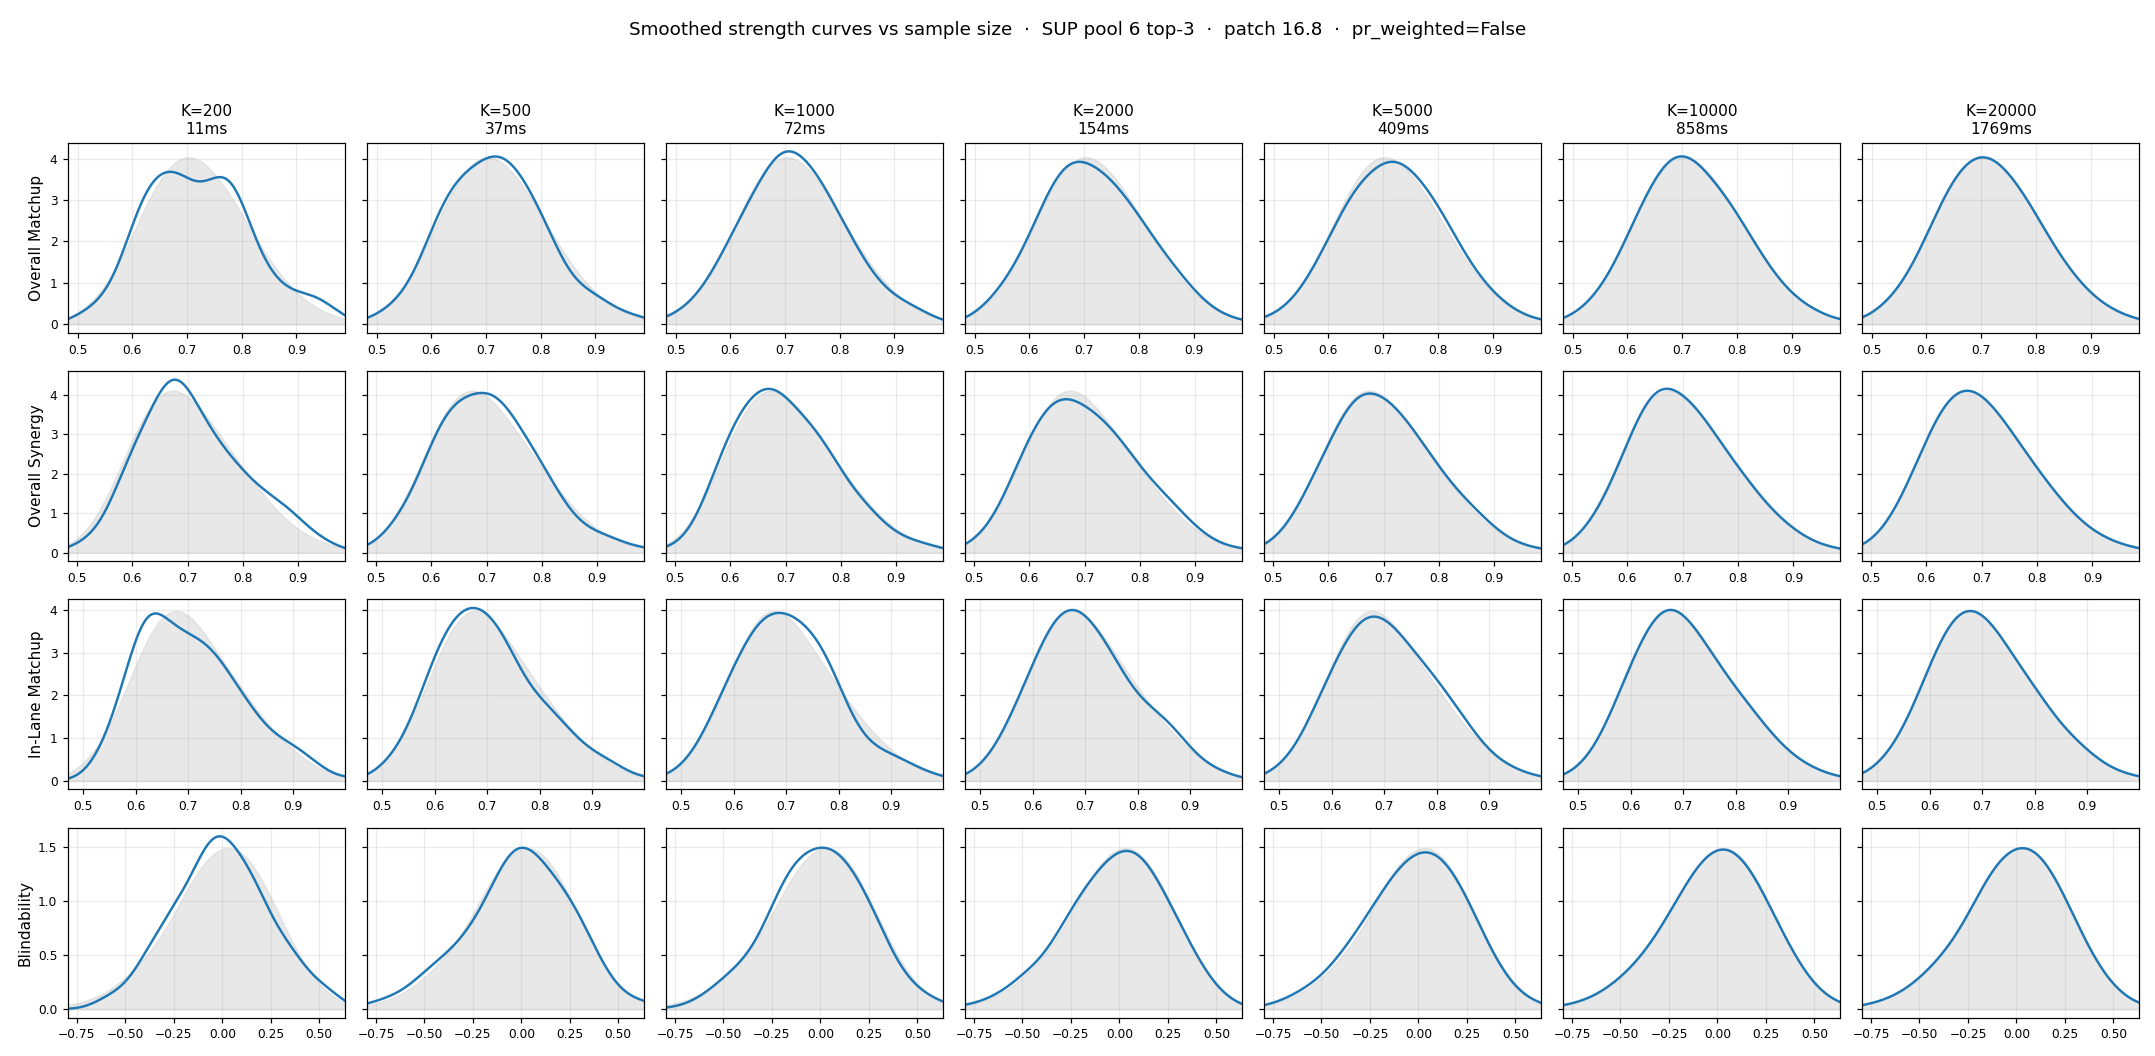

Source code (Python):
"""Compare pool-strength curve quality at decreasing sample counts.

Picks one scenario (SUP, patch 16.8, pr_weighted=False, pool_size=6, top_x=3)
and recomputes the 4 strength curves at K ∈ {200, 500, 1k, 2k, 5k, 10k, 20k}.
Plots all curves overlaid per metric so you can eyeball when the noise floor
becomes acceptable.

Output: ./sweep_sample_size.png (4-panel figure)
"""
from __future__ import annotations

import time
from pathlib import Path

import matplotlib
matplotlib.use("Agg")
import matplotlib.pyplot as plt
import numpy as np

from data import get_data_dir_from_env, load_all
from precompute_pool_distributions import (
    _build_blind_z_array,
    _build_z_subset,
    _sample_pool_indices,
    _score_pools,
    _score_pools_blind,
    LANE_MATCH_OPPONENTS,
    PR_FLOOR,
)

ROLE = "SUP"
PATCH = "16.8"
PR_WEIGHTED = False
POOL_SIZE = 6
TOP_X = 3
SAMPLE_SIZES = [200, 500, 1000, 2000, 5000, 10000, 20000]
SEED = 42

OUT_PATH = Path(__file__).parent / "sweep_sample_size.png"


def aggregate_per_metric(z_subs, blind_z, pool_idxs, lane_opps, pr_weighted):
    """Return dict: metric → 1-D array of per-pool scores."""
    matchup_per_role: list[np.ndarray] = []
    synergy_per_role: list[np.ndarray] = []
    lane_per_role: list[np.ndarray] = []

    for (mode, opp_role), (z_sub, col_pr, mirror_col_for_row) in z_subs.items():
        scored = _score_pools(
            z_sub, col_pr, pool_idxs, POOL_SIZE, pr_weighted,
            mirror_col_for_row=mirror_col_for_row,
        )
        sc = scored[TOP_X]
        if mode == "matchup":
            matchup_per_role.append(sc)
            if opp_role in lane_opps:
                lane_per_role.append(sc)
        else:
            synergy_per_role.append(sc)

    def mean_or_nan(arrs):
        if not arrs:
            return None
        stk = np.vstack(arrs)
        return np.nanmean(stk, axis=0)

    blind_scored = _score_pools_blind(blind_z, pool_idxs, POOL_SIZE)[TOP_X]

    return {
        "Overall Matchup":  mean_or_nan(matchup_per_role),
        "Overall Synergy":  mean_or_nan(synergy_per_role),
        "In-Lane Matchup":  mean_or_nan(lane_per_role),
        "Blindability":     blind_scored,
    }


def main():
    print("Loading data store...")
    store = load_all(get_data_dir_from_env())
    pr_table = store.pr_by_patch[PATCH] if PATCH in store.pr_by_patch else store.pr_by_role

    eligible = sorted(ch for ch, pr in pr_table.get(ROLE, {}).items() if pr >= PR_FLOOR)
    print(f"Eligible at {ROLE} (PR >= {PR_FLOOR*100:.1f}% on patch {PATCH}): {len(eligible)} champs")

    # Build z subsets once (independent of K)
    print("Building z subsets...")
    z_subs = {}
    for mode in ("matchup", "synergy"):
        for opp_role in ["TOP", "JUNGLE", "MID", "ADC", "SUP"]:
            if mode == "synergy" and opp_role == ROLE:
                continue
            res = _build_z_subset(store, mode, ROLE, opp_role, eligible, pr_table)
            if res is not None:
                z_subs[(mode, opp_role)] = res
    print(f"  {len(z_subs)} z_subsets")

    # Build blind z array once
    blind_z = _build_blind_z_array(store, ROLE, eligible, pr_table, PR_WEIGHTED)
    print(f"  blind z range [{np.nanmin(blind_z):.3f}, {np.nanmax(blind_z):.3f}]")

    lane_opps = LANE_MATCH_OPPONENTS[ROLE]
    rng = np.random.default_rng(SEED)

    # Run each sample size
    results: dict[int, dict[str, np.ndarray]] = {}
    timings: dict[int, float] = {}
    for K in SAMPLE_SIZES:
        t0 = time.time()
        pool_idxs = _sample_pool_indices(len(eligible), POOL_SIZE, K, rng)
        scores = aggregate_per_metric(z_subs, blind_z, pool_idxs, lane_opps, PR_WEIGHTED)
        timings[K] = time.time() - t0
        results[K] = scores
        print(f"K={K:>5}: {timings[K]*1000:.0f}ms")

    # Plot: grid of (metrics × K), each cell is one smoothed curve.
    # Smoothing = scipy.stats.gaussian_kde with a generous bandwidth so the
    # curves look like the precompute UI would render them.
    from scipy.stats import gaussian_kde
    metrics = ["Overall Matchup", "Overall Synergy", "In-Lane Matchup", "Blindability"]
    n_rows = len(metrics)
    n_cols = len(SAMPLE_SIZES)
    fig, axes = plt.subplots(n_rows, n_cols, figsize=(2.8 * n_cols, 2.4 * n_rows),
                             sharey="row")
    fig.suptitle(
        f"Smoothed strength curves vs sample size  ·  {ROLE} pool {POOL_SIZE} top-{TOP_X}  ·  "
        f"patch {PATCH}  ·  pr_weighted={PR_WEIGHTED}",
        fontsize=12,
    )

    BW_MULT = 0.35    # higher = more smoothing (default Scott's rule ~ 0.05-0.1)

    for r, metric in enumerate(metrics):
        gt = results[20000][metric]
        gt = gt[np.isfinite(gt)]
        if gt.size == 0:
            for c in range(n_cols):
                axes[r, c].set_title(f"{metric} (no data)")
            continue
        lo, hi = np.percentile(gt, [0.5, 99.5])
        pad = 0.05 * (hi - lo)
        x = np.linspace(lo - pad, hi + pad, 300)
        # Reference KDE from K=20000 for comparison
        ref_kde = gaussian_kde(gt, bw_method=BW_MULT)
        ref_y = ref_kde(x)

        for c, K in enumerate(SAMPLE_SIZES):
            ax = axes[r, c]
            arr = results[K][metric]
            arr = arr[np.isfinite(arr)]
            if arr.size < 2:
                ax.set_title(f"K={K} (n/a)")
                continue
            kde = gaussian_kde(arr, bw_method=BW_MULT)
            y = kde(x)
            # Light reference curve underneath, then this K's curve on top
            ax.fill_between(x, 0, ref_y, color="lightgray", alpha=0.5,
                            label=("K=20000 ref" if c == 0 else None))
            ax.plot(x, y, color="tab:blue", lw=1.6,
                    label=f"K={K}")
            if r == 0:
                ax.set_title(f"K={K}\n{timings[K]*1000:.0f}ms", fontsize=10)
            ax.tick_params(axis='both', which='major', labelsize=8)
            ax.grid(True, alpha=0.25)
            if c == 0:
                ax.set_ylabel(metric, fontsize=10)
            ax.set_xlim(lo - pad, hi + pad)

    plt.tight_layout(rect=[0, 0, 1, 0.95])
    fig.savefig(OUT_PATH, dpi=110)
    print(f"\nWrote {OUT_PATH}")


if __name__ == "__main__":
    main()
